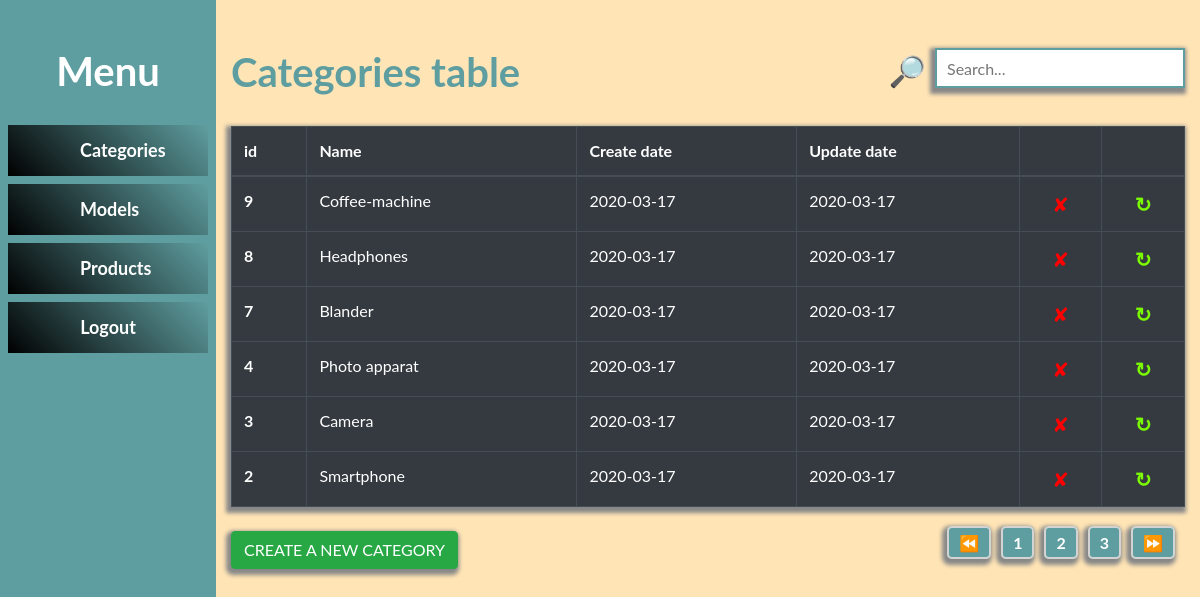
The app's page /categories_table.php?page=2 (signed in) with its own data.
### tables this page shows
CREATE TABLE `categories` (
  `id` int(11) NOT NULL,
  `name` varchar(100) NOT NULL,
  `create_date` date DEFAULT NULL,
  `update_date` date DEFAULT NULL
);

### categories_table.php (the view, shortened to what this page needs)
<?php
require_once 'connecting/connect.php';
if (isset($_SESSION['username']) && isset($_SESSION['password'])) {
    $result_per_page = 6;
    $data = $connection->prepare("SELECT * FROM `categories` ORDER BY id DESC");
    $data->execute();
    $result = $data->fetchAll(PDO::FETCH_ASSOC);
    $number_of_results = count($result);
    $number_of_pages = ceil($number_of_results / $result_per_page);
    if (!isset($_GET['page'])) {
        $page = 1;
    } else {
        $page = $_GET['page'];
    }
    $this_page_first_result = ($page - 1) * $result_per_page;
    ?>
    <!doctype html>
    <html lang="en">
    <head>
        <link rel="stylesheet" href="https://stackpath.bootstrapcdn.com/bootstrap/4.4.1/css/bootstrap.min.css"
>
        <link rel="stylesheet" href="css/style.css">
    </head>
    <body>
    <div style="display: flex">
        <?php require_once 'leftMenu.php' ?>
        <div class="container mt-5">
            <div class="d-flex justify-content-between">
                <h1>Categories table</h1>
                <div>
                    <span class="search_ic">🔎</span>
                    <input type="text" name="search" id="search_text" class="search_inp shadowButton" placeholder="Search...">
                </div>
            </div>
            <table class="mb-4 table table-bordered table-dark" id="table_data">
                <thead>
                <tr>
                    <th scope="col">id</th>
                    <th scope="col">Name</th>
                    <th scope="col">Create date</th>
                    <th scope="col">Update date</th>
                    <th scope="col"></th>
                    <th scope="col"></th>
                </tr>
                </thead>
                <tbody>
                <?php
                $data = $connection->prepare("SELECT * FROM categories ORDER BY id DESC LIMIT $this_page_first_result,$result_per_page ");
                $data->execute();
                $result = $data->fetchAll(PDO::FETCH_ASSOC);
                foreach ($result as $x): ?>
                    <tr>
                        <th scope="row"><?= $x['id'] ?></th>
                        <td><?= $x['name'] ?></td>
                        <td><?= $x['create_date'] ?></td>
                        <td><?= $x['update_date'] ?></td>
                        <td class="delete"><a class="deleteF" data-id="<?= $x["id"] ?>">✘</a></td>
                        <td class="update"><a href="updatefield.php?id=<?= $x['id'] ?>&name=<?= $x['name'] ?>">↻</a>
                        </td>
                    </tr>
                <?php endforeach; ?>
                </tbody>
            </table>
            <div class="mainPagi">
                <div>
                    <a style="color: #ffffff" class="shadowButton btn btn-success" href="categories_welcome.php">CREATE
                        A NEW CATEGORY</a>
                </div>
                <div>
                    <?php
                    if ($page > 1) {
                        echo '<a class="pagi" href="categories_table.php?page=' . ($page - 1) . '">⏪</a>';
                    }
                    for ($i = 1; $i <= $number_of_pages; $i++) {
                        if ($number_of_pages > 1) {
                            echo '<a class="pagi" href="categories_table.php?page=' . $i . '">' . $i . '</a>';
                        } else {
                            echo null;
                        }
                    }
                    if ($page < $i - 1) {
                        echo '<a class="pagi" href="categories_table.php?page=' . ($page + 1) . '">⏩</a>';
                    }
                    ?>
                </div>
            </div>
            <br>
        </div>
    </div>
    </body>
    </html>
    <?php
}else if (isset($_COOKIE["username"]) && isset($_COOKIE['cookie_key'])) {
    $username = $_SESSION['username'];
    $select = $connection->query("SELECT * FROM `users` WHERE `login`= '$username'");
    $sql = $select->fetchAll(PDO::FETCH_ASSOC);
    if ($_COOKIE['username'] == $sql[0]['login'] && $_COOKIE['cookie_key'] == $sql[0]['cookie_key']){
        echo "Session Start";
    }else {
        header("Location:login.php");
    }
} else {
    header("Location:login.php");
}

### css/style.css (style rules this page uses)
body { margin: 0; font-family: "Lato", sans-serif; background-color: moccasin; }
h1 { color: cadetblue; font-weight: bold; margin-bottom: 30px; }
.delete { font-size: 20px; margin: 0; padding: 0; text-align: center; cursor: pointer; }
.update { font-size: 20px; margin: 0; padding: 0; text-align: center; cursor: pointer; font-weight: bold; }
.delete a { color: red; text-decoration: none; }
.update { color: lawngreen; text-decoration: none; }
.update a { color: lawngreen; text-decoration: none; }
table, .shadowButton { box-shadow: -2px 3px 4px 3px #888888; }
.mainPagi { display: flex; justify-content: space-between; }
.pagi { padding: 5px 10px; margin-right: 10px; background: cadetblue; color: #ffffff; font-weight: bold; border: 2px solid lightgray; border-radius: 5px; box-shadow: -2px 3px 4px 3px #888888; }
.search_ic { font-size: 30px; font-weight: bold; padding-right: 5px; vertical-align: middle; color: cadetblue; }
.search_inp { height: 40px; width: 250px; border: 2px solid cadetblue; padding-left: 10px }

### records on screen
categories: id "9", name "Coffee-machine", create_date "2020-03-17", update_date "2020-03-17"
categories: id "8", name "Headphones", create_date "2020-03-17", update_date "2020-03-17"
categories: id "7", name "Blander", create_date "2020-03-17", update_date "2020-03-17"
categories: id "4", name "Photo apparat", create_date "2020-03-17", update_date "2020-03-17"
categories: id "3", name "Camera", create_date "2020-03-17", update_date "2020-03-17"
categories: id "2", name "Smartphone", create_date "2020-03-17", update_date "2020-03-17"
